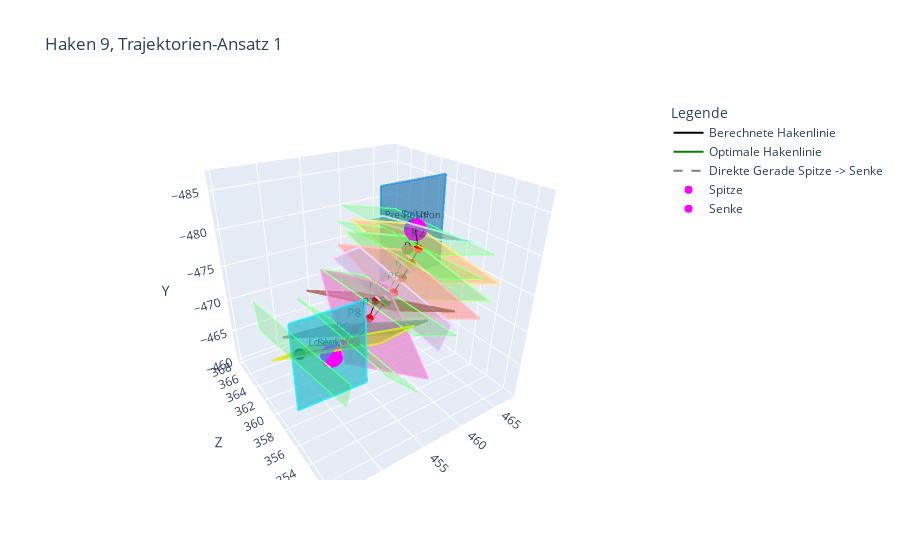
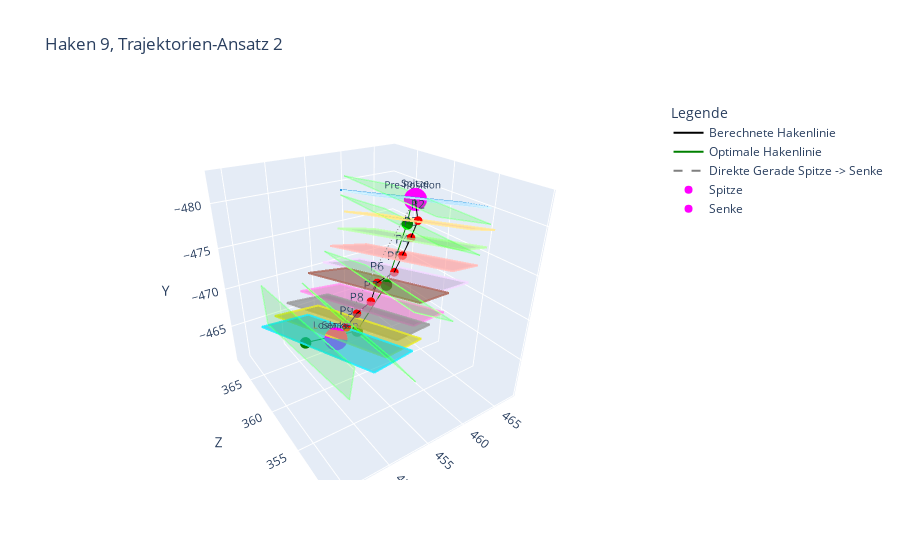
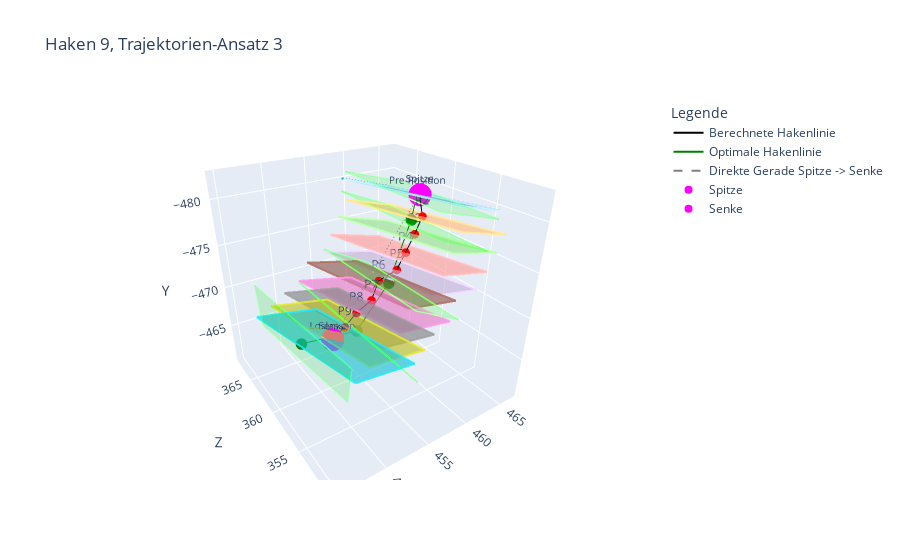
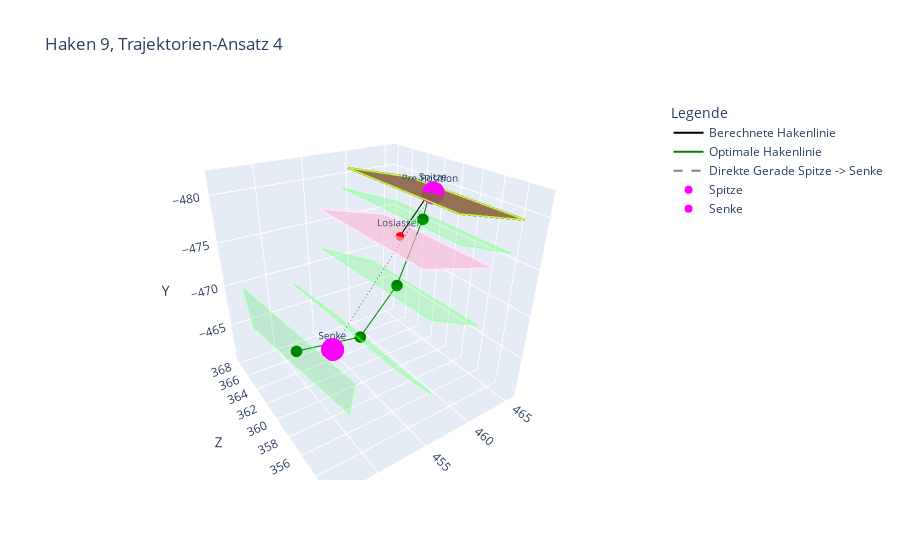

Notebook code cell kept with these figures, in order:
### Code cell
visualize_rectangles_html(
    rectangles = rectangles_1,
    secondary_rectangles = rectangles_optim,
    secondary_legend_title = 'optimale Trajektorie',
    connect_points = (trajectory_1[1][0], trajectory_1[-1][0]),
    hook_num = hook_num,
    trajectory_process = 1,
    html_filename = '/home/mo/Thesis/Evaluation/Trajektorientests/traj1.html'
    )

visualize_rectangles_html(
    rectangles = rectangles_2,
    secondary_rectangles = rectangles_optim,
    secondary_legend_title = 'optimale Trajektorie',
    connect_points = (trajectory_1[1][0], trajectory_1[-1][0]),
    hook_num = hook_num,
    trajectory_process = 2,
    html_filename = '/home/mo/Thesis/Evaluation/Trajektorientests/traj2.html'
    )

visualize_rectangles_html(
    rectangles = rectangles_3,
    secondary_rectangles = rectangles_optim,
    secondary_legend_title = 'optimale Trajektorie',
    connect_points = (trajectory_1[1][0], trajectory_1[-1][0]),
    hook_num = hook_num,
    trajectory_process = 3,
    html_filename = '/home/mo/Thesis/Evaluation/Trajektorientests/traj3.html'
    )

visualize_rectangles_html(
    rectangles = rectangles_4,
    secondary_rectangles = rectangles_optim,
    secondary_legend_title = 'optimale Trajektorie',
    connect_points = (trajectory_1[1][0], trajectory_1[-1][0]),
    hook_num = hook_num,
    trajectory_process = 4,
    html_filename = '/home/mo/Thesis/Evaluation/Trajektorientests/traj4.html'
    )
